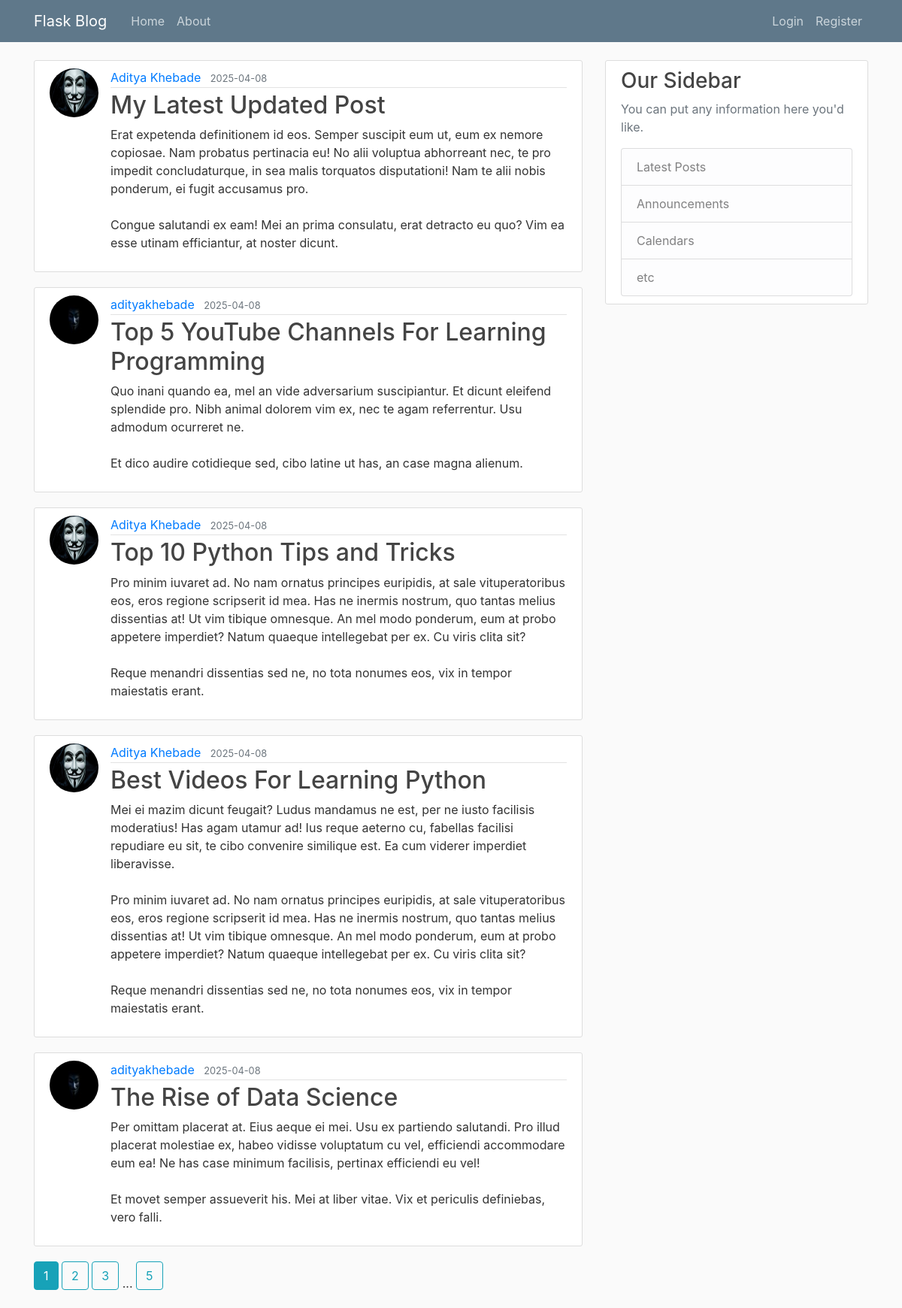
Page /home on the earlier database version.
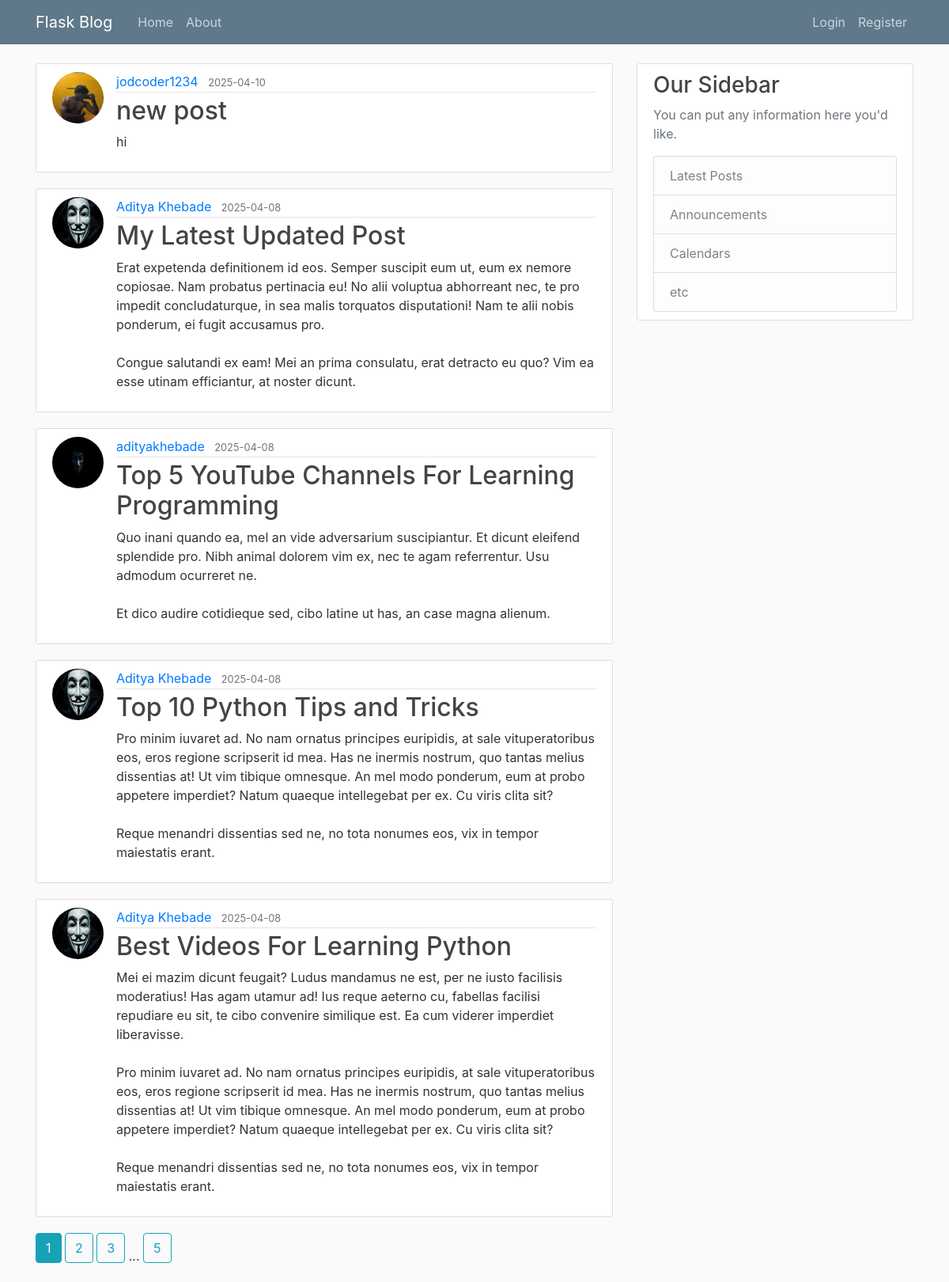
Same page on the later database version.
### flasku/models.py (models this page shows, shortened)
class Post(db.Model):
    id = db.Column(db.Integer, primary_key=True)
    title = db.Column(db.String(100), nullable=False)
    date_posted = db.Column(db.DateTime, nullable=False, default=datetime.utcnow)
    content = db.Column(db.Text, nullable=False)
    user_id = db.Column(db.Integer, db.ForeignKey('user.id'), nullable=False)

class User(db.Model,UserMixin):
    id = db.Column(db.Integer, primary_key=True)
    username = db.Column(db.String(20), unique=True, nullable=False)
    email = db.Column(db.String(120), unique=True, nullable=False)
    image_file = db.Column(db.String(20), nullable=False, default='default.jpg')
    password = db.Column(db.String(60), nullable=False)
    posts = db.relationship('Post', backref='author', lazy=True)

### flasku/main/routes.py (the view)
@main.route('/')
@main.route('/home') #decorator drfines the
def home():
    page =request.args.get('page',1,type=int)#user can only request page with int type and default will be 1
    posts=Post.query.order_by(Post.date_posted.desc()).paginate(page=page,per_page=5)#we will paginate the page in which only 2 blogs per page and query is order by dated posted in descending order
    return render_template('home.html',posts=posts)

### flasku/templates/home.html
{% extends "layout.html" %}
{% block content %}
    {% for post in posts.items %}
    <article class="media content-section">
      <img class="rounded-circle article-img" src="{{url_for('static',filename='profile_pics/' + post.author.image_file) }}">
      <div class="media-body">
        <div class="article-metadata">
          <a class="mr-2" href="{{ url_for('users.user_posts', username=post.author.username) }}">{{ post.author.username }}</a>
          <small class="text-muted">{{ post.date_posted.strftime('%Y-%m-%d') }}</small>
        </div>
        <h2><a class="article-title" href="{{url_for('posts.post',post_id=post.id)}}">{{ post.title }}</a></h2>
        <p class="article-content">{{ post.content }}</p>
      </div>
    </article>
    {% endfor %}
    {% for page_num in posts.iter_pages(left_edge=1,right_edge=1,left_current=1,right_current=2) %}
        {%if page_num%}
               {% if posts.page==page_num%}
                <a class="btn btn-info mb-4" href="{{ url_for('main.home', page=page_num) }}">{{ page_num }}</a>
               {%else%}
                <a class="btn btn-outline-info mb-4" href="{{ url_for('main.home', page=page_num) }}">{{ page_num }}</a>
               {%endif%}
            {%else%}
            ...
        {%endif%}
    {% endfor %}
{% endblock %}

### flasku/templates/layout.html (shortened to what this page needs)
<!DOCTYPE html>
<html>
<head>
    <link rel="stylesheet" href="https://maxcdn.bootstrapcdn.com/bootstrap/4.0.0/css/bootstrap.min.css">
    <link rel="stylesheet" type="text/css" href="{{ url_for('static', filename='main.css') }}">
</head>
<body>
    <header class="site-header">
        <nav class="navbar navbar-expand-md navbar-dark bg-steel fixed-top">
          <div class="container">
            <a class="navbar-brand mr-4" href="/">Flask Blog</a>
            <div class="collapse navbar-collapse" id="navbarToggle">
              <div class="navbar-nav mr-auto">
                <a class="nav-item nav-link" href="{{url_for('main.home')}}">Home</a>
                <a class="nav-item nav-link" href="{{url_for('main.about')}}">About</a>
              </div>
              <div class="navbar-nav">
                {%if current_user.is_authenticated%}
                <a class="nav-item nav-link" href="{{url_for('posts.new_post')}}">New Post</a>
                <a class="nav-item nav-link" href="{{url_for('users.account')}}">account</a>
                <a class="nav-item nav-link" href="{{url_for('users.logout')}}">Logout</a>
                {%else%}
                <a class="nav-item nav-link" href="{{url_for('users.login')}}">Login</a>
                <a class="nav-item nav-link" href="{{url_for('users.register')}}">Register</a>
                {%endif%}
              </div>
            </div>
          </div>
        </nav>
    </header>
    <main role="main" class="container mt-5">
        <div class="row">
          <div class="col-md-8">
           {% block content %}{% endblock %}
          </div>
          <div class="col-md-4">
            <div class="content-section">
              <h3>Our Sidebar</h3>
              <p class='text-muted'>You can put any information here you'd like.</p>
              <ul class="list-group">
                <li class="list-group-item list-group-item-light">Latest Posts</li>
                <li class="list-group-item list-group-item-light">Announcements</li>
                <li class="list-group-item list-group-item-light">Calendars</li>
                <li class="list-group-item list-group-item-light">etc</li>
              </ul>
            </div>
          </div>
        </div>
    </main>
</body>
</html>

### flasku/static/main.css (style rules this page uses)
body { background: #fafafa; color: #333333; margin-top: 5rem; }
h1, h2, h3, h4, h5, h6 { color: #444444; }
.bg-steel { background-color: #5f788a; }
.site-header .navbar-nav .nav-link { color: #cbd5db; }
.content-section { background: #ffffff; padding: 10px 20px; border: 1px solid #dddddd; border-radius: 3px; margin-bottom: 20px; }
.article-title { color: #444444; }
.article-content { white-space: pre-line; }
.article-img { height: 65px; width: 65px; margin-right: 16px; }
.article-metadata { padding-bottom: 1px; margin-bottom: 4px; border-bottom: 1px solid #e3e3e3 }

Differences in the rows shown:
no longer on this page (row unchanged): Post: image_file (picture), author.username "adityakhebade", date_posted "2025-04-08", title "The Rise of Data Science", content "Per omittam placerat at. Eius aeque ei mei. Usu ex partiendo salutandi. Pro illud placerat molestiae ex, habeo vidisse voluptatum cu vel, efficiendi accommodare eum ea! Ne has case minimum facilisis, pertinax efficiendi eu vel! Et movet semper assueverit his. Mei at liber vitae. Vix et periculis definiebas, vero falli."
added Post: image_file (picture), author.username "jodcoder1234", date_posted "2025-04-10", title "new post", content "hi"
